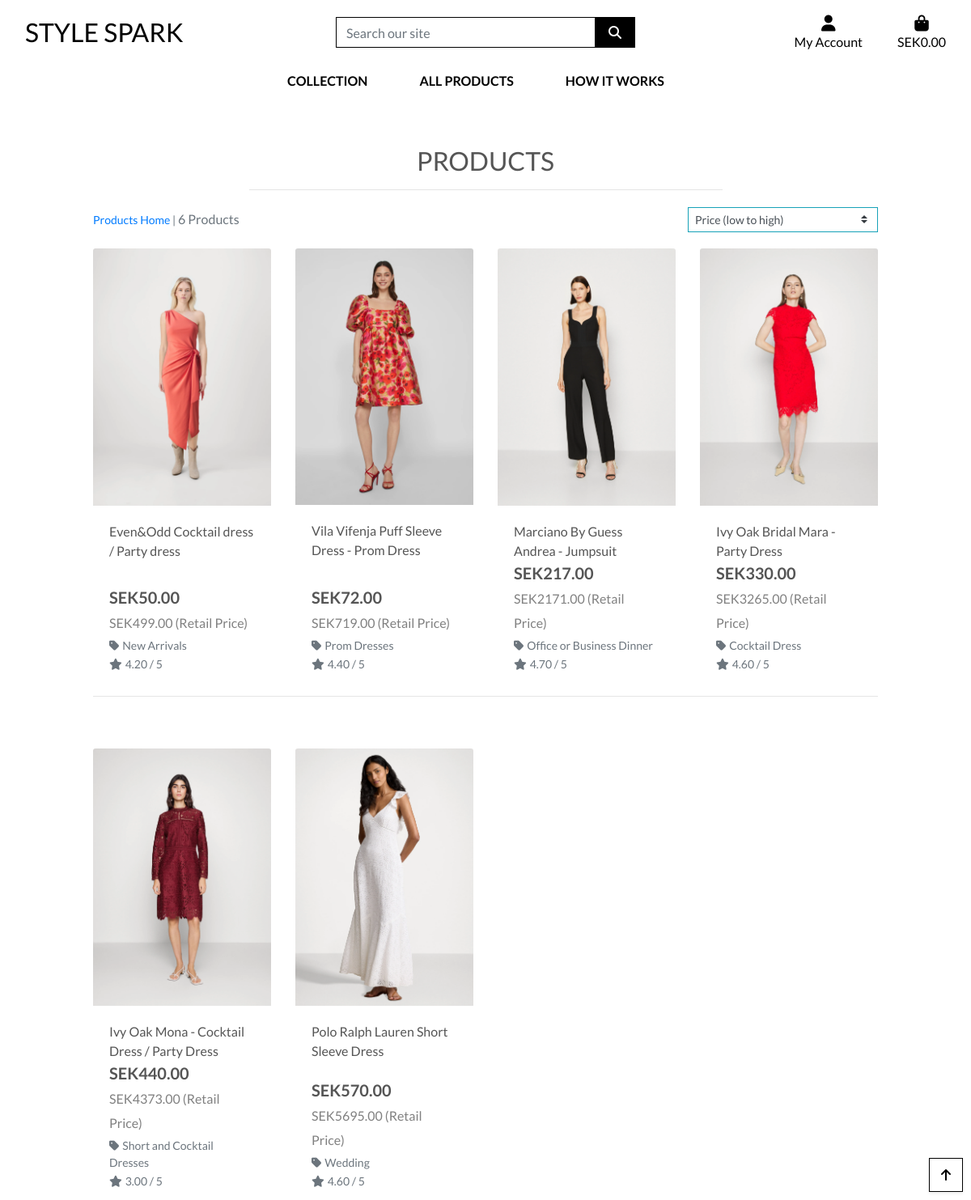
Page /products/?sort=price&direction=asc on the committed database.
### products/models.py (models this page shows, shortened)
class Product(models.Model):
    category = models.ForeignKey('Category', null=True, blank=True, on_delete=models.SET_NULL)
    sku = models.CharField(max_length=254, null=True, blank=True)
    name = models.CharField(max_length=254)
    description = models.TextField()
    has_sizes = models.BooleanField(default=False, null=True, blank=True)
    price = models.DecimalField(max_digits=6, decimal_places=2)
    retail_price = models.DecimalField(("Retail Price"), max_digits=10, decimal_places=2, blank=True, null=True)
    rating = models.DecimalField(max_digits=6, decimal_places=2, null=True, blank=True)
    image_url = models.URLField(max_length=1024, null=True, blank=True)
    image = models.ImageField(null=True, blank=True)

class Category(models.Model):
    class Meta:
        verbose_name_plural = 'Categories'
    name = models.CharField(max_length=254)
    friendly_name = models.CharField(max_length=254, null=True, blank=True)

### products/views.py (the view, shortened to what this page needs)
# urls.py: path('', views.all_products, name='products'),
def all_products(request):
    products = Product.objects.all()
    query = None
    categories = None
    sort = request.GET.get('sort', None)
    direction = request.GET.get('direction', 'asc')
    all_categories = Category.objects.all()
    if request.GET:
        if 'sort' in request.GET:
            sortkey = request.GET['sort']
            sort = sortkey
            if sortkey == 'name':
                sortkey = 'lower_name'
                products = products.annotate(lower_name=Lower('name'))
            if sortkey == 'category':
                sortkey = 'category__name'
            if 'direction' in request.GET:
                direction = request.GET['direction']
                if direction == 'desc':
                    sortkey = f'-{sortkey}'
            products = products.order_by(sortkey)
    current_sorting = f'{sort}_{direction}' if sort and direction else None
    all_category_names = list(all_categories.values_list('name', flat=True))
    context = {
        'products': products,
        'search_term': query,
        'current_categories': categories,
        'current_sorting': current_sorting,
        'all_categories': all_category_names,
    }
    return render(request, 'products/products.html', context)

### cart/contexts.py (called while the page is built, shortened)
def cart_contents(request):
    cart_items = []
    total = 0
    product_count = 0
    cart = request.session.get('cart', {})  # Initialize cart as empty dictionary if not found
    if not isinstance(cart, dict):
        cart = {}
    delivery = total * Decimal(settings.STANDARD_DELIVERY_PERCENTAGE / 100)
    grand_total = total + delivery
    context = {
        'cart_items': cart_items,
        'total': total,
        'product_count': product_count,
        'delivery': delivery,
        'grand_total': grand_total,
    }
    return context

### products/templates/products/products.html (shortened to what this page needs)
{% extends "base.html" %}
{% load static %}
{% block page_header %}
    <div class="container header-container">
    </div>
{% endblock %}
{% block content %}
    <div class="overlay"></div>
    <div class="container-fluid">
        <div class="row">
            <div class="col text-center mt-3">
                <h2 class="logo-font">Products</h2>
                <hr class="w-50 mb-1">
            </div>
        </div>
        <div class="row">
            <div class="product-container col-10 offset-1">
                <div class="row mt-1 mb-2">
                    <div class="col-12 col-md-6 my-auto order-md-last d-flex justify-content-center justify-content-md-end">
                        <div class="sort-select-wrapper w-50">
                            <select id="sort-selector" class="custom-select custom-select-sm rounded-0 border border-{% if current_sorting != 'None_None' %}info{% else %}black{% endif %}">
                                <option value="price_asc" {% if current_sorting == 'price_asc' %}selected{% endif %}>Price (low to high)</option>
                            </select>
                        </div>
                    </div>
                    <div class="col-12 col-md-6 order-md-first">
                        <p class="text-muted mt-3 text-center text-md-left">
                            {% if search_term or current_categories or current_sorting != 'None_None' %}
                                <span class="small"><a href="{% url 'products' %}">Products Home</a> | </span>
                            {% endif %}
                            {{ products|length }} Products{% if search_term %} found for <strong>"{{ search_term }}"</strong>{% endif %}
                        </p>
                    </div>
                </div>
                <div class="row">
                    {% for product in products %}
                        <div class="col-sm-6 col-md-6 col-lg-4 col-xl-3">
                            <div class="card h-100 border-0">
                                {% if product.image %}
                                    <a href="{% url 'product_detail' product.id %}">
                                        <img class="card-img-top img-fluid" src="{{ product.image.url }}" alt="{{ product.name }}">
                                    </a>
                                {% else %}
                                    <a href="{% url 'product_detail' product.id %}">
                                        <img class="card-img-top img-fluid" src="{{ MEDIA_URL }}noimage.png" alt="{{ product.name }}">
                                    </a>
                                {% endif %}
                                <div class="card-body pb-0">
                                    <p class="mb-0">{{ product.name }}</p>
                                </div>
                                <div class="card-footer bg-white pt-0 border-0 text-left">
                                    <div class="row">
                                        <div class="col">
                                            <p class="lead mb-0 text-left font-weight-bold">SEK{{ product.price }} <br>
                                                {% if product.retail_price %}
                                                    <span class="retail-price">SEK{{ product.retail_price }} (Retail Price)</span><br>
                                                {% endif %}
                                            </p>
                                            {% if product.category %}
                                                <p class="small mt-1 mb-0">
                                                    <a class="text-muted" href="{% url 'products' %}?category={{ product.category.name }}">
                                                        <i class="fas fa-tag mr-1"></i>{{ product.category.friendly_name }}
                                                    </a>
                                                </p>
                                            {% endif %}
                                            {% if product.rating %}
                                                <small class="text-muted"><i class="fas fa-star mr-1"></i>{{ product.rating }} / 5</small>
                                            {% else %}
                                                <small class="text-muted">No Rating</small>
                                            {% endif %}
                                        </div>
                                    </div>
                                </div>
                            </div>
                        </div>
                        {% if forloop.counter|divisibleby:4 %}
                            <div class="col-12 d-none d-xl-block mb-5">
                                <hr>
                            </div>
                        {% endif %}
                    {% endfor %}
                </div>
            </div>
        </div>
    </div>
    <div class="btt-button shadow-sm rounded-0 border border-black">
        <a class="btt-link d-flex h-100">
            <i class="fas fa-arrow-up text-black mx-auto my-auto"></i>
        </a>
    </div>
{% endblock %}

### static/css/base.css (style rules this page uses)
html { height: 100%; }
body { background: url('/media/stockvault-glamour-model287254.jpg') no-repeat center center fixed; background-size: cover; height: calc(100vh - 164px); color: #555; font-family: 'Lato'; }
.logo-font { text-transform: uppercase; }
.retail-price { color: grey; font-weight: normal; font-size: 0.8em; }
.text-black { color: #000 !important; }
.border-black { border: 1px solid black !important; }
.overlay { height: 100%; width: 100%; top: 0; left: 0; position: fixed; background: white; z-index: -1; }
.btt-button { height: 42px; width: 42px; position: fixed; bottom: 10px; right: 10px; }
.btt-link, .update-link, .remove-item { cursor: pointer; }
@media (min-width: 1200px) { .container { max-width: 80%; } }
@media (min-width: 992px) { .header-container { padding-top: 164px; } }

### rows in the picture
Product: image (picture), name "Even&Odd Cocktail dress / Party dress", price "50.00", retail_price "499.00", category.friendly_name "New Arrivals", rating "4.20"
Product: image (picture), name "Vila Vifenja Puff Sleeve Dress - Prom Dress", price "72.00", retail_price "719.00", category.friendly_name "Prom Dresses", rating "4.40"
Product: image (picture), name "Marciano By Guess Andrea - Jumpsuit", price "217.00", retail_price "2171.00", category.friendly_name "Office or Business Dinner", rating "4.70"
Product: image (picture), name "Ivy Oak Bridal Mara - Party Dress", price "330.00", retail_price "3265.00", category.friendly_name "Cocktail Dress", rating "4.60"
Product: image (picture), name "Ivy Oak Mona - Cocktail Dress / Party Dress", price "440.00", retail_price "4373.00", category.friendly_name "Short and Cocktail Dresses", rating "3.00"
Product: image (picture), name "Polo Ralph Lauren Short Sleeve Dress", price "570.00", retail_price "5695.00", category.friendly_name "Wedding", rating "4.60"

### other values in the picture
{{ products|length }} "6"
